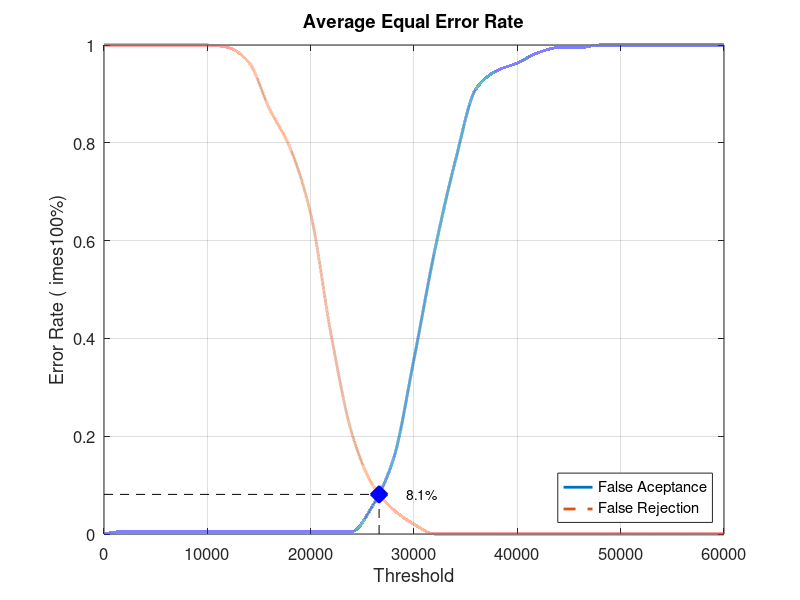
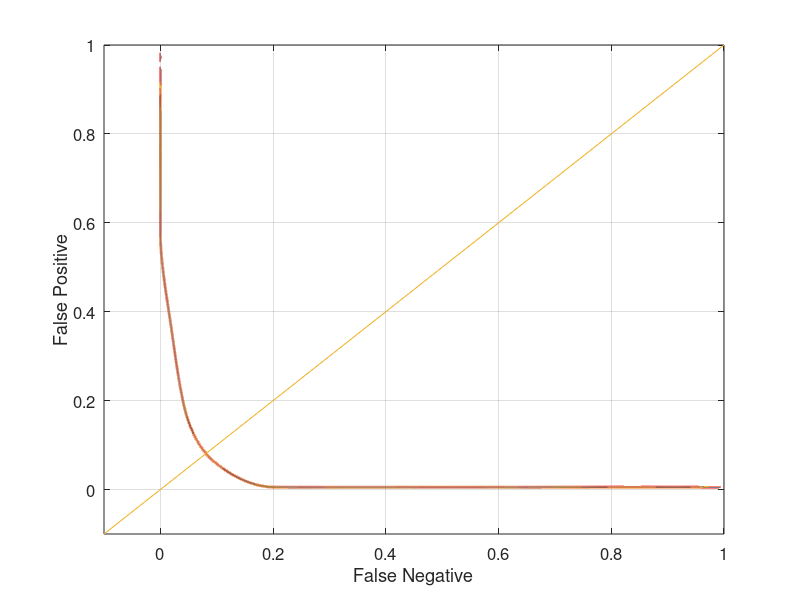

MATLAB code for these plots, in order:
close all;
clear;
clc;
x = 0:2000:60000;
xq = 0:0.5:60000;

y0 = [0 0.00526316 0.00526316 0.00526316 0.00526316 0.00526316 0.00526316 0.00526316 0.00526316 0.00526316 0.00526316 0.00526316 0.00526316 0.0578947 0.152632 0.357895 0.578947 0.763158 0.910526 0.947368 0.963158 0.984211 0.994737 0.994737 1 1 1 1 1 1 1]
yy0 = interp1(x, y0, xq, 'pchip');
y1 = [1 1 1 1 1 1 0.995 0.965 0.87 0.79 0.655 0.405 0.205 0.1 0.05 0.02 0 0 0 0 0 0 0 0 0 0 0 0 0 0 0]
yy1 = interp1(x, y1, xq, 'pchip');

% Calculating EER: 
y2 = abs(y0 - y1);
find(y2 == min(y2))
yy2 = abs(yy0 - yy1);
xEER = find(yy2 == min(yy2));
xEERIndex = xq(xEER) % X-axis EER
yEER = yy0(xEER) % Y-axis EER

main = figure
plot(xq, yy0,'-','LineWidth', 2);	hold on
plot(xq, yy1,'--','LineWidth', 2);	hold on
plot([xEERIndex xEERIndex], [0 yEER], 'k--');	hold on
plot([0 xEERIndex], [yEER yEER], 'k--');	hold on
plot(xEERIndex, yEER, 'bx', 'LineWidth', 10);	hold on
text(xEERIndex + 10 * xEERIndex / 100, yEER, [num2str(round((10000 * yEER)) / 100) '%'])
legend('False Aceptance', 'False Rejection', 'Location', 'SouthEast')
xlabel('Threshold')
ylabel('Error Rate (	imes100%)')
title('Average Equal Error Rate')
set(gca, 'FontSize', 12)
axis([0 60000 0 1])
grid on

print(main, 'Database3_2Main', '-dpng');
FNRxFPR = figure('Color', [1 1 1]);
plot(yy1, yy0, '-', yy1, yy0, 'LineWidth', 2);
hold on
y = -0.1:0.1:1
plot(y, y); 
set(gca, 'FontSize', 12)
xlabel('False Negative')
ylabel('False Positive')
axis([-0.1 1 -0.1 1])
set(gca, 'FontSize', 12)
grid on

print(FNRxFPR, 'Database3_2FNRxFPR','-dpng');
